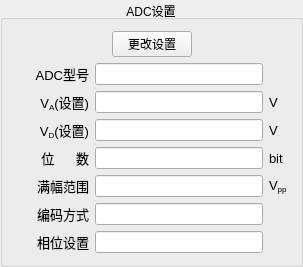
<?xml version="1.0" encoding="UTF-8"?>
<ui version="4.0">
 <class>AdcSettingsWidgetClass</class>
 <widget class="QWidget" name="AdcSettingsWidgetClass">
  <property name="geometry">
   <rect>
    <x>0</x>
    <y>0</y>
    <width>303</width>
    <height>258</height>
   </rect>
  </property>
  <property name="windowTitle">
   <string>ADC设置</string>
  </property>
  <layout class="QGridLayout" name="gridLayout_3">
   <property name="margin">
    <number>0</number>
   </property>
   <item row="0" column="0">
    <widget class="QGroupBox" name="groupBox">
     <property name="title">
      <string>ADC设置</string>
     </property>
     <property name="alignment">
      <set>Qt::AlignCenter</set>
     </property>
     <layout class="QGridLayout" name="gridLayout_2">
      <item row="0" column="0">
       <spacer name="horizontalSpacer">
        <property name="orientation">
         <enum>Qt::Horizontal</enum>
        </property>
        <property name="sizeHint" stdset="0">
         <size>
          <width>40</width>
          <height>20</height>
         </size>
        </property>
       </spacer>
      </item>
      <item row="0" column="1">
       <widget class="QPushButton" name="pushButtonChangeSettings">
        <property name="text">
         <string>更改设置</string>
        </property>
       </widget>
      </item>
      <item row="0" column="2">
       <spacer name="horizontalSpacer_2">
        <property name="orientation">
         <enum>Qt::Horizontal</enum>
        </property>
        <property name="sizeHint" stdset="0">
         <size>
          <width>40</width>
          <height>20</height>
         </size>
        </property>
       </spacer>
      </item>
      <item row="1" column="0" colspan="3">
       <layout class="QGridLayout" name="gridLayout">
        <item row="0" column="0">
         <widget class="QLabel" name="labl_3">
          <property name="font">
           <font>
            <family>Arial</family>
            <pointsize>10</pointsize>
           </font>
          </property>
          <property name="text">
           <string>ADC型号</string>
          </property>
          <property name="alignment">
           <set>Qt::AlignRight|Qt::AlignTrailing|Qt::AlignVCenter</set>
          </property>
         </widget>
        </item>
        <item row="0" column="1">
         <widget class="QLineEdit" name="adcTypeLineEdit">
          <property name="sizePolicy">
           <sizepolicy hsizetype="Preferred" vsizetype="Fixed">
            <horstretch>0</horstretch>
            <verstretch>0</verstretch>
           </sizepolicy>
          </property>
          <property name="readOnly">
           <bool>true</bool>
          </property>
         </widget>
        </item>
        <item row="1" column="0">
         <widget class="QLabel" name="labl_4">
          <property name="font">
           <font>
            <family>Arial</family>
            <pointsize>10</pointsize>
           </font>
          </property>
          <property name="text">
           <string>V&lt;sub&gt;A&lt;/sub&gt;(设置)</string>
          </property>
          <property name="alignment">
           <set>Qt::AlignRight|Qt::AlignTrailing|Qt::AlignVCenter</set>
          </property>
         </widget>
        </item>
        <item row="1" column="2">
         <widget class="QLabel" name="labl_10">
          <property name="minimumSize">
           <size>
            <width>20</width>
            <height>0</height>
           </size>
          </property>
          <property name="maximumSize">
           <size>
            <width>20</width>
            <height>16777215</height>
           </size>
          </property>
          <property name="font">
           <font>
            <family>Arial</family>
            <pointsize>10</pointsize>
           </font>
          </property>
          <property name="text">
           <string>V</string>
          </property>
         </widget>
        </item>
        <item row="2" column="0">
         <widget class="QLabel" name="labl_5">
          <property name="font">
           <font>
            <family>Arial</family>
            <pointsize>10</pointsize>
           </font>
          </property>
          <property name="text">
           <string>V&lt;sub&gt;D&lt;/sub&gt;(设置)</string>
          </property>
          <property name="alignment">
           <set>Qt::AlignRight|Qt::AlignTrailing|Qt::AlignVCenter</set>
          </property>
         </widget>
        </item>
        <item row="2" column="2">
         <widget class="QLabel" name="labl_11">
          <property name="font">
           <font>
            <family>Arial</family>
            <pointsize>10</pointsize>
           </font>
          </property>
          <property name="text">
           <string>V</string>
          </property>
         </widget>
        </item>
        <item row="3" column="0">
         <widget class="QLabel" name="labl_6">
          <property name="font">
           <font>
            <family>Arial</family>
            <pointsize>10</pointsize>
           </font>
          </property>
          <property name="text">
           <string>位      数</string>
          </property>
          <property name="alignment">
           <set>Qt::AlignRight|Qt::AlignTrailing|Qt::AlignVCenter</set>
          </property>
         </widget>
        </item>
        <item row="3" column="2">
         <widget class="QLabel" name="labl_12">
          <property name="font">
           <font>
            <family>Arial</family>
            <pointsize>10</pointsize>
           </font>
          </property>
          <property name="text">
           <string>bit</string>
          </property>
         </widget>
        </item>
        <item row="4" column="0">
         <widget class="QLabel" name="labl_7">
          <property name="font">
           <font>
            <family>Arial</family>
            <pointsize>10</pointsize>
           </font>
          </property>
          <property name="text">
           <string>满幅范围</string>
          </property>
          <property name="alignment">
           <set>Qt::AlignRight|Qt::AlignTrailing|Qt::AlignVCenter</set>
          </property>
         </widget>
        </item>
        <item row="4" column="1">
         <widget class="QLineEdit" name="vppLineEdit">
          <property name="sizePolicy">
           <sizepolicy hsizetype="Preferred" vsizetype="Fixed">
            <horstretch>0</horstretch>
            <verstretch>0</verstretch>
           </sizepolicy>
          </property>
          <property name="readOnly">
           <bool>true</bool>
          </property>
         </widget>
        </item>
        <item row="4" column="2">
         <widget class="QLabel" name="labl_13">
          <property name="font">
           <font>
            <family>Arial</family>
            <pointsize>10</pointsize>
           </font>
          </property>
          <property name="text">
           <string>V&lt;sub&gt;pp&lt;/sub&gt;</string>
          </property>
         </widget>
        </item>
        <item row="5" column="0">
         <widget class="QLabel" name="labl_8">
          <property name="font">
           <font>
            <family>Arial</family>
            <pointsize>10</pointsize>
           </font>
          </property>
          <property name="text">
           <string>编码方式</string>
          </property>
          <property name="alignment">
           <set>Qt::AlignRight|Qt::AlignTrailing|Qt::AlignVCenter</set>
          </property>
         </widget>
        </item>
        <item row="6" column="0">
         <widget class="QLabel" name="labl_9">
          <property name="minimumSize">
           <size>
            <width>75</width>
            <height>0</height>
           </size>
          </property>
          <property name="maximumSize">
           <size>
            <width>75</width>
            <height>16777215</height>
           </size>
          </property>
          <property name="font">
           <font>
            <family>Arial</family>
            <pointsize>10</pointsize>
           </font>
          </property>
          <property name="text">
           <string>相位设置</string>
          </property>
          <property name="alignment">
           <set>Qt::AlignRight|Qt::AlignTrailing|Qt::AlignVCenter</set>
          </property>
         </widget>
        </item>
        <item row="6" column="1">
         <widget class="QLineEdit" name="phaseLineEdit">
          <property name="sizePolicy">
           <sizepolicy hsizetype="Preferred" vsizetype="Fixed">
            <horstretch>0</horstretch>
            <verstretch>0</verstretch>
           </sizepolicy>
          </property>
          <property name="readOnly">
           <bool>true</bool>
          </property>
         </widget>
        </item>
        <item row="1" column="1">
         <widget class="QLineEdit" name="vaDoubleLineEdit">
          <property name="sizePolicy">
           <sizepolicy hsizetype="Preferred" vsizetype="Fixed">
            <horstretch>0</horstretch>
            <verstretch>0</verstretch>
           </sizepolicy>
          </property>
          <property name="readOnly">
           <bool>true</bool>
          </property>
         </widget>
        </item>
        <item row="2" column="1">
         <widget class="QLineEdit" name="vdDoubleLineEdit">
          <property name="sizePolicy">
           <sizepolicy hsizetype="Preferred" vsizetype="Fixed">
            <horstretch>0</horstretch>
            <verstretch>0</verstretch>
           </sizepolicy>
          </property>
          <property name="readOnly">
           <bool>true</bool>
          </property>
         </widget>
        </item>
        <item row="3" column="1">
         <widget class="QLineEdit" name="bitCountLineEdit">
          <property name="sizePolicy">
           <sizepolicy hsizetype="Preferred" vsizetype="Fixed">
            <horstretch>0</horstretch>
            <verstretch>0</verstretch>
           </sizepolicy>
          </property>
          <property name="readOnly">
           <bool>true</bool>
          </property>
         </widget>
        </item>
        <item row="5" column="1">
         <widget class="QLineEdit" name="codingLineEdit">
          <property name="sizePolicy">
           <sizepolicy hsizetype="Preferred" vsizetype="Fixed">
            <horstretch>0</horstretch>
            <verstretch>0</verstretch>
           </sizepolicy>
          </property>
          <property name="readOnly">
           <bool>true</bool>
          </property>
         </widget>
        </item>
       </layout>
      </item>
     </layout>
    </widget>
   </item>
  </layout>
 </widget>
 <layoutdefault spacing="6" margin="11"/>
 <resources/>
 <connections/>
</ui>
